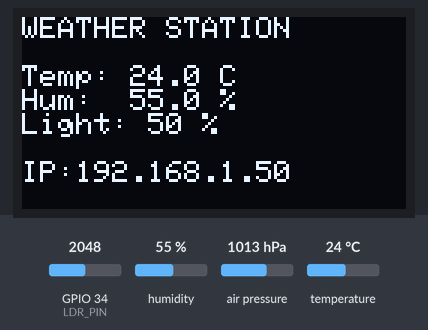
Recording of a sketch running on a simulated ESP32. On the bench: 128×64 one-colour display. The test bench sets the inputs (shaded band); at power-on: humidity 55 %, GPIO 34 (LDR_PIN) = 2048, temperature 24 °C, air pressure 1013 hPa. WiFi joins after 1.5 s; servers stay silent unless stated; what the sketch prints to the serial monitor is not drawn.

Above: at 3.8 s.
3.9 s: humidity set to 22 %
At 5.7 s:
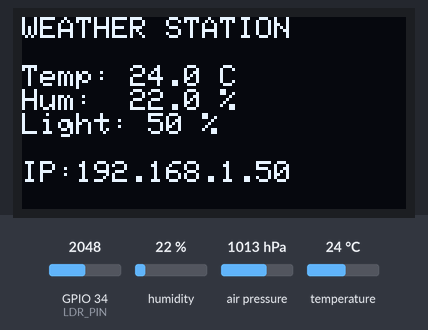
6.5 s: GPIO 34 (LDR_PIN) set to 2866
At 10.6 s:
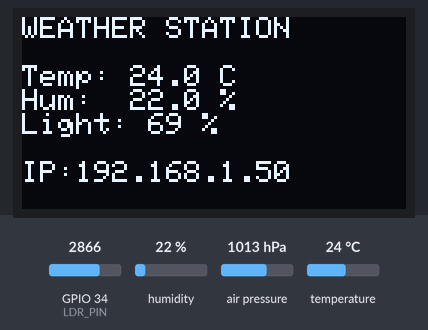
11.6 s: temperature set to 12 °C
At 15.4 s:
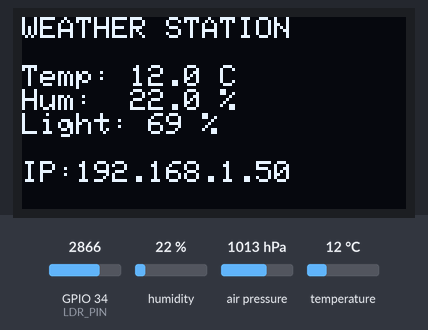
16.6 s: GPIO 34 (LDR_PIN) set to 3972
At 21.4 s:
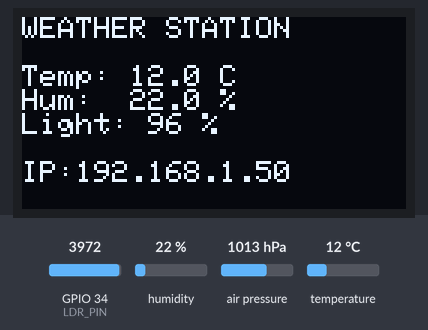
21.7 s: humidity set to 40 %
At 26.4 s:
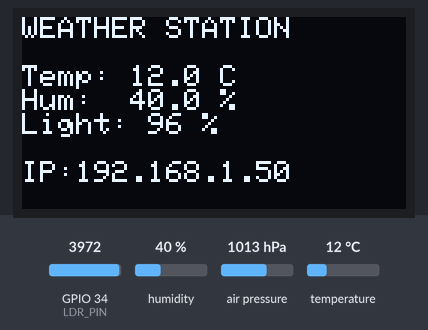
26.8 s: GPIO 34 (LDR_PIN) set to 1228
At 31.3 s:
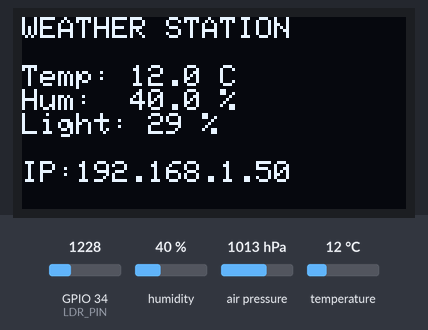
Timing chart, 0 to 32.8 s (numbered marks = the images above; inputs shaded):
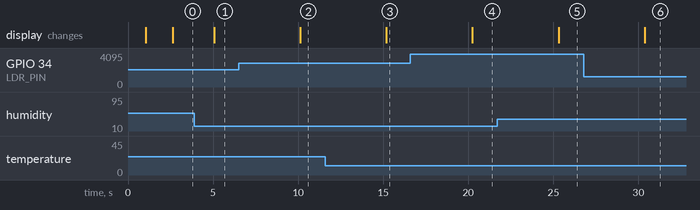

The sketch:

p6-wifi-dashboard.ino
```cpp
#include <WiFi.h>
#include <WebServer.h>
#include <Wire.h>
#include <DHT.h>
#include <Adafruit_GFX.h>
#include <Adafruit_SSD1306.h>
#include <Adafruit_BMP280.h>

// ================= WIFI =================
const char* ssid = "wifi name";
const char* password = "wifi password";

// ================= DHT11 =================
#define DHTPIN 4
#define DHTTYPE DHT11

DHT dht(DHTPIN, DHTTYPE);

// ================= BMP280 =================
Adafruit_BMP280 bmp;

// ================= LDR =================
#define LDR_PIN 34


// Calibrated limits used to convert the LDR reading into a percentage.
// Update these values after measuring the actual dark and bright readings.
int LDR_DARK = 0;
int LDR_BRIGHT = 4095;

// ================= OLED =================
#define SCREEN_WIDTH 128
#define SCREEN_HEIGHT 64

#define OLED_RESET -1
#define OLED_ADDRESS 0x3C

Adafruit_SSD1306 display(
  SCREEN_WIDTH,
  SCREEN_HEIGHT,
  &Wire,
  OLED_RESET
);

// ================= WEB SERVER =================
WebServer server(80);

// ================= SENSOR VARIABLES =================
float temperature = 0;
float humidity = 0;
float pressure = 0;
float altitude = 0;

int lightPercent = 0;
bool bmpFound = false;

// ================= TIMERS =================
unsigned long lastSensorRead = 0;
unsigned long lastWiFiCheck = 0;

const unsigned long SENSOR_INTERVAL = 5000;
const unsigned long WIFI_INTERVAL = 30000;

// ================= HTML PAGE =================
String buildHtmlPage() {

  String html = R"rawliteral(

<!DOCTYPE html>
<html>

<head>

<meta charset="UTF-8">

<meta name="viewport"
content="width=device-width, initial-scale=1">

<title>ESP32 Wi-Fi Weather Dashboard</title>

<style>

body {
  font-family: Arial, sans-serif;
  text-align: center;
  margin: 0;
  padding: 20px;
  background: #eaf6ff;
}

h1 {
  color: #222;
}

.container {
  max-width: 900px;
  margin: auto;
}

.cards {
  display: grid;
  grid-template-columns:
  repeat(auto-fit, minmax(200px, 1fr));

  gap: 20px;
  margin-top: 25px;
}

.card {
  background: white;
  padding: 25px;
  border-radius: 15px;

  box-shadow:
  0 4px 10px rgba(0,0,0,0.15);
}

.value {
  font-size: 28px;
  font-weight: bold;
  margin-top: 10px;
}

.cool {
  background: #dff3ff;
}

.hot {
  background: #ffe0c2;
}

.info {
  margin-top: 25px;
  font-size: 16px;
}

</style>

</head>

<body>

<div class="container">

<h1>ESP32 Wi-Fi Weather Dashboard</h1>

<p>Live Local Weather Station</p>

<div class="cards">

<div class="card" id="temperatureCard">

<h2>Temperature</h2>

<div class="value" id="temperature">
-- °C
</div>

</div>


<div class="card">

<h2>Humidity</h2>

<div class="value" id="humidity">
-- %
</div>

</div>


<div class="card">

<h2>Pressure</h2>

<div class="value" id="pressure">
-- hPa
</div>

</div>


<div class="card">

<h2>Altitude</h2>

<div class="value" id="altitude">
-- m
</div>

</div>


<div class="card">

<h2>Light Level</h2>

<div class="value" id="light">
-- %
</div>

</div>

</div>

<div class="info">

<p>
<b>Wi-Fi:</b>
)rawliteral";

  html += WiFi.SSID();

  html += R"rawliteral(
</p>

<p>

<b>ESP32 IP:</b>
)rawliteral";

  html += WiFi.localIP().toString();

  html += R"rawliteral(

</p>

</div>

</div>


<script>

function updateData() {

fetch('/data')

.then(response => response.json())

.then(data => {

document.getElementById("temperature")
.innerHTML =
data.temp.toFixed(1) + " °C";

document.getElementById("humidity")
.innerHTML =
data.humidity.toFixed(1) + " %";

document.getElementById("pressure")
.innerHTML =
data.pressure.toFixed(1) + " hPa";

document.getElementById("altitude")
.innerHTML =
data.altitude.toFixed(1) + " m";

document.getElementById("light")
.innerHTML =
data.light + " %";


let temperatureCard =
document.getElementById("temperatureCard");


if (data.temp >= 30) {

temperatureCard.className =
"card hot";

}

else {

temperatureCard.className =
"card cool";

}

});

}

updateData();

setInterval(updateData, 5000);

</script>

</body>

</html>

)rawliteral";

  return html;
}

// ================= JSON DATA =================
String buildJson() {

  String json = "{";

  json += "\"temp\":" + String(temperature, 2) + ",";
  json += "\"humidity\":" + String(humidity, 2) + ",";
  json += "\"pressure\":" + String(pressure, 2) + ",";
  json += "\"altitude\":" + String(altitude, 2) + ",";
  json += "\"light\":" + String(lightPercent);

  json += "}";

  return json;
}

// ================= OLED DISPLAY =================
void updateOLED() {

  display.clearDisplay();

  display.setTextSize(1);

  display.setTextColor(SSD1306_WHITE);

  display.setCursor(0, 0);

  display.println("WEATHER STATION");

  display.println();

  display.print("Temp: ");
  display.print(temperature, 1);
  display.println(" C");

  display.print("Hum:  ");
  display.print(humidity, 1);
  display.println(" %");

  display.print("Light: ");
  display.print(lightPercent);
  display.println(" %");

  display.println();

  display.print("IP:");

  display.println(WiFi.localIP());

  display.display();
}

// ================= READ SENSORS =================
// Read all connected sensors and update the OLED and Serial Monitor
void readSensors() {

  // DHT11
  float newTemp = dht.readTemperature();

  float newHumidity = dht.readHumidity();

  if (!isnan(newTemp)) {
    temperature = newTemp;
  }

  if (!isnan(newHumidity)) {
    humidity = newHumidity;
  }


  // BMP280
  if (bmpFound) {

    pressure =
      bmp.readPressure() / 100.0;

    altitude =
      bmp.readAltitude(1013.25);
  }


  // LDR
  int rawLight =
    analogRead(LDR_PIN);


  lightPercent =
    map(
      rawLight,
      LDR_DARK,
      LDR_BRIGHT,
      0,
      100
    );


  lightPercent =
    constrain(
      lightPercent,
      0,
      100
    );


  // Serial Monitor
  Serial.println();

  Serial.println(
    "========== WEATHER DATA =========="
  );

  Serial.print("Temperature: ");

  Serial.print(temperature);

  Serial.println(" C");


  Serial.print("Humidity: ");

  Serial.print(humidity);

  Serial.println(" %");


  Serial.print("Pressure: ");

  Serial.print(pressure);

  Serial.println(" hPa");


  Serial.print("Altitude: ");

  Serial.print(altitude);

  Serial.println(" m");


  Serial.print("LDR Raw Value: ");

  Serial.println(rawLight);


  Serial.print("Light: ");

  Serial.print(lightPercent);

  Serial.println(" %");


  Serial.println(
    "=================================="
  );


  updateOLED();
}

// ================= WIFI RECONNECTION =================
void checkWiFi() {

  if (WiFi.status() != WL_CONNECTED) {

    Serial.println(
      "Wi-Fi disconnected. Reconnecting..."
    );

    WiFi.disconnect();

    WiFi.begin(
      ssid,
      password
    );

    unsigned long startTime =
      millis();

    while (
      WiFi.status() != WL_CONNECTED &&
      millis() - startTime < 10000
    ) {

      delay(500);

      Serial.print(".");
    }

    Serial.println();

    if (WiFi.status() == WL_CONNECTED) {

      Serial.println(
        "Wi-Fi reconnected!"
      );

      Serial.print(
        "IP Address: "
      );

      Serial.println(
        WiFi.localIP()
      );
    }
  }
}

// ================= SETUP =================
void setup() {

  Serial.begin(115200);

  delay(1000);

  Serial.println();

  Serial.println(
    "ESP32 Wi-Fi Weather Dashboard"
  );


  // DHT
  dht.begin();


  // I2C
  Wire.begin(
    21,
    22
  );


  // OLED
  if (
    !display.begin(
      SSD1306_SWITCHCAPVCC,
      OLED_ADDRESS
    )
  ) {

    Serial.println(
      "OLED not found!"
    );
  }

  else {

    display.clearDisplay();

    display.setTextSize(1);

    display.setTextColor(
      SSD1306_WHITE
    );

    display.setCursor(0, 0);

    display.println(
      "Starting..."
    );

    display.display();
  }


  // BMP280
  if (
    bmp.begin(0x76)
  ) {

    bmpFound = true;

    Serial.println(
      "BMP280 found at 0x76"
    );
  }

  else if (
    bmp.begin(0x77)
  ) {

    bmpFound = true;

    Serial.println(
      "BMP280 found at 0x77"
    );
  }

  else {

    Serial.println(
      "BMP280 not found!"
    );
  }


  // Wi-Fi
  WiFi.begin(
    ssid,
    password
  );

  Serial.print(
    "Connecting to Wi-Fi"
  );

  while (
    WiFi.status() != WL_CONNECTED
  ) {

    delay(500);

    Serial.print(".");
  }

  Serial.println();

  Serial.println(
    "Wi-Fi connected!"
  );

  Serial.print(
    "SSID: "
  );

  Serial.println(
    WiFi.SSID()
  );

  Serial.print(
    "IP Address: "
  );

  Serial.println(
    WiFi.localIP()
  );


  // Webpage
  server.on(
    "/",
    HTTP_GET,
    []() {

      server.send(
        200,
        "text/html",
        buildHtmlPage()
      );
    }
  );


  // JSON endpoint
  server.on(
    "/data",
    HTTP_GET,
    []() {

      server.send(
        200,
        "application/json",
        buildJson()
      );
    }
  );


  server.begin();

  Serial.println(
    "Web server started!"
  );


  // First sensor reading
  readSensors();
}

// ================= LOOP =================
void loop() {

  server.handleClient();


  if (
    millis() - lastSensorRead >=
    SENSOR_INTERVAL
  ) {

    readSensors();

    lastSensorRead =
      millis();
  }


  if (
    millis() - lastWiFiCheck >=
    WIFI_INTERVAL
  ) {

    checkWiFi();

    lastWiFiCheck =
      millis();
  }
}
```

Measured:
- after the input at 3.9 s, the display: changes after 1.2 s (image 1)
- after the input at 6.5 s, the display: changes after 3.6 s (image 2)
- after the input at 11.6 s, the display: changes after 3.6 s (image 3)
- after the input at 16.6 s, the display: changes after 3.6 s (image 4)
- after the input at 21.7 s, the display: changes after 3.6 s (image 5)
- after the input at 26.8 s, the display: changes after 3.6 s (image 6)
